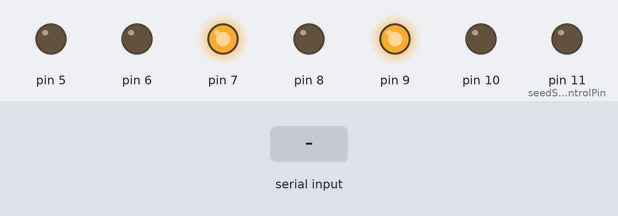
Bench run of a sketch on a simulated Arduino Uno, built with avr-gcc and run on an emulated ATmega328P. Parts: output pins drawn as LEDs (lit = HIGH). Inputs (shaded band) come from the test bench. What the sketch prints to the serial monitor is not drawn.

Above: at 1.2 s.
1.3 s: "R" received over Serial
At 1.46 s:
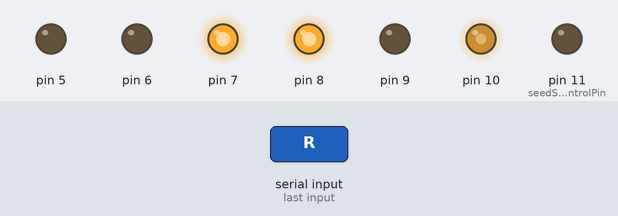
4.3 s: "r" received over Serial
7.3 s: "L" received over Serial
At 7.46 s:
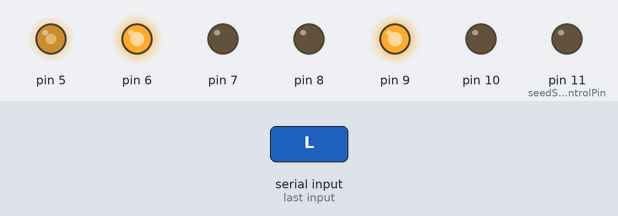
10.3 s: "l" received over Serial
13.3 s: "0" received over Serial
At 14.2 s:
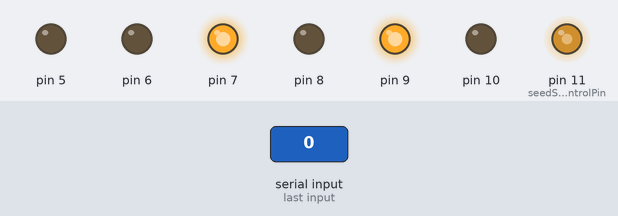
14.8 s: "R" received over Serial
At 14.96 s:
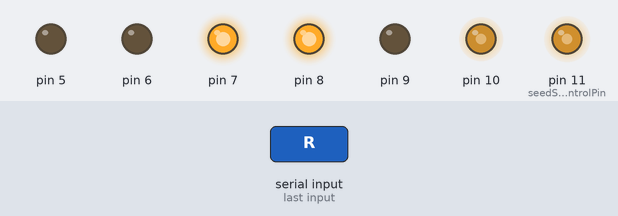
Timing chart, 0 to 17.8 s (numbered marks = the images above; inputs shaded):
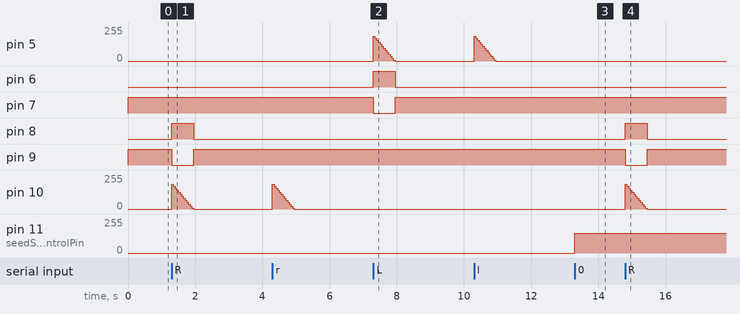

Measured:
- after the input at 1.3 s, pin 8: LOW → HIGH at once, → LOW 0.65 s later; pin 9: HIGH → LOW at once, → HIGH 0.65 s later
- after the input at 7.3 s, pin 6: LOW → HIGH at once, → LOW 0.65 s later; pin 7: HIGH → LOW at once, → HIGH 0.65 s later
- after the input at 13.3 s, pin 11 (seedSowerControlPin): 0/255 → 150/255 at once
- after the input at 14.8 s, pin 8: LOW → HIGH at once, → LOW 0.65 s later; pin 9: HIGH → LOW at once, → HIGH 0.65 s later

The sketch:

final.ino
```cpp
/////////////
// Author: Jesse Russell

int sign(int value)
{
  if (value < 0)
    return -1;
  else if (value > 0)
    return 1;
  else
    return 0;
}

class Interval
{
private:
  int (*action)();
  unsigned long interval;
  unsigned long start;

public:
  Interval() = default;
  Interval(int (*action)(), unsigned long interval)
  {
    this->interval = interval;
    this->action = action;
    this->start = millis();
  }

  unsigned long getInterval() const { return interval; }
  void setInterval(unsigned long value) { interval = value; }

  int update()
  {
    unsigned long now = millis();
    unsigned long ellapsed = now - start;
    if (ellapsed >= interval)
    {
      start = now - (ellapsed - interval);
      return action();
    }
    else
      return 0;
  }
};

class Motor
{
private:
  int speed;
  bool direction;
  int speedControlPin;
  int directionControlPin1;
  int directionControlPin2;
  int maxSpeed;
  int minSpeed;

  void apply()
  {
    if (direction)
    {
      digitalWrite(directionControlPin1, HIGH);
      digitalWrite(directionControlPin2, LOW);
    }
    else
    {
      digitalWrite(directionControlPin1, LOW);
      digitalWrite(directionControlPin2, HIGH);
    }

    analogWrite(speedControlPin, speed);
  }

public:
  Motor(int speedControlPin, int directionControlPin1, int directionControlPin2, int maxSpeed, int minSpeed)
  {
    this->speedControlPin = speedControlPin;
    this->directionControlPin1 = directionControlPin1;
    this->directionControlPin2 = directionControlPin2;
    this->maxSpeed = maxSpeed;
    this->minSpeed = minSpeed;
  }
  Motor() = default;

  void setSpeed(int speed)
  {
    speed = max(min(speed, maxSpeed), minSpeed);

    this->speed = abs(speed);
    //this->speed = speed;
    this->direction = speed > 0;
    apply();
  }

  int getSpeed() { return speed * (direction ? 1 : -1); }
  int getMaxSpeed() { return maxSpeed; }
  int getMinSpeed() { return minSpeed; }
  int getSpeedControlPin() { return speedControlPin; }
  int getDirectionControlPin1() { return directionControlPin1; }
  int getDirectionControlPin2() { return directionControlPin2; }

  void addSpeed(int speed)
  {
    setSpeed(min(max(getSpeed() + speed, minSpeed), maxSpeed));
  }
};

//=============================================================================================================================

//============== parameters ===========
const int decay = 15;
const int decay_f = 50;
const int acceleration = 200;
//===================================

Motor left = Motor(5, 6, 7, 255, -255);
Motor right = Motor(10, 8, 9, 255, -255);

// Interval left_decay, right_decay, status;
Interval left_decay = Interval([]()
                               {
                                 if (abs(left.getSpeed()) <= decay)
                                   left.setSpeed(0);
                                 else
                                   left.addSpeed(sign(left.getSpeed()) * -decay);
                                 return 1;
                               },
                               decay_f);

Interval right_decay = Interval([]()
                                {
                                  if (abs(right.getSpeed()) <= decay)
                                    right.setSpeed(0);
                                  else
                                    right.addSpeed(sign(right.getSpeed()) * -decay);
                                  return 1;
                                },
                                decay_f);

Interval status = Interval([]()
                           {
                             Serial.println(left.getSpeed());
                             Serial.println(right.getSpeed());
                             Serial.println();
                             return 1;
                           },
                           500);

// =============== accessories ===========
const int seedSowerControlPin = 11;
bool seedSowerRunning = false;
int seedSowerSpeed = 150;
bool accessory0_toggle()
{
  seedSowerRunning = !seedSowerRunning;

  if (seedSowerRunning)
  {
    analogWrite(seedSowerControlPin, seedSowerSpeed);
  }
  else
  {
    analogWrite(seedSowerControlPin, 0);
  }
}
//=========================================

void setup()
{
  pinMode(6, OUTPUT);
  pinMode(7, OUTPUT);
  pinMode(8, OUTPUT);
  pinMode(9, OUTPUT);

  left.setSpeed(0);
  right.setSpeed(0);

  Serial.begin(38400);
  Serial.setTimeout(10);

  Serial.print("ready!\n");
}

void loop()
{

  left_decay.update();
  right_decay.update();
  //  status.update();

  if (Serial.available())
  {
    char c = Serial.read();

    switch (c)
    {
    case 'R':
      right.addSpeed(acceleration);
      break;
    case 'r':
      right.addSpeed(-acceleration);
      break;
    case 'L':
      left.addSpeed(acceleration);
      break;
    case 'l':
      left.addSpeed(-acceleration);
      break;
    case 's':
      left.setSpeed(0);
      right.setSpeed(0);
      break;
    case '0':
      accessory0_toggle();
      break;

    // case '1':
    //   seedSowerSpeed += 1;
    //   digitalWrite(seedSowerControlPin, seedSowerSpeed);
    //   break;
    // case '2':
    //   seedSowerSpeed -= 1;
    //   digitalWrite(seedSowerControlPin, seedSowerSpeed);
    //   break;
    // case '3':
    //   Serial.println(seedSowerSpeed);
    //   break;
    }
  }
}
```
